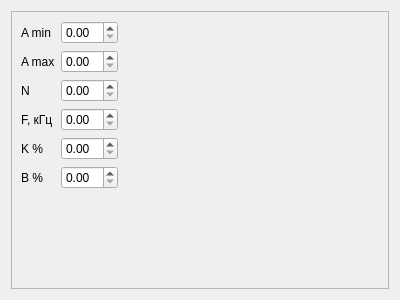
<?xml version="1.0" encoding="UTF-8"?>
<ui version="4.0">
 <class>Calibration_param</class>
 <widget class="QWidget" name="Calibration_param">
  <property name="geometry">
   <rect>
    <x>0</x>
    <y>0</y>
    <width>400</width>
    <height>300</height>
   </rect>
  </property>
  <property name="windowTitle">
   <string>Form</string>
  </property>
  <layout class="QVBoxLayout" name="verticalLayout">
   <item>
    <widget class="QFrame" name="frame">
     <property name="frameShape">
      <enum>QFrame::StyledPanel</enum>
     </property>
     <property name="frameShadow">
      <enum>QFrame::Raised</enum>
     </property>
     <layout class="QVBoxLayout" name="verticalLayout_2">
      <item>
       <layout class="QHBoxLayout" name="horizontalLayout">
        <item>
         <layout class="QGridLayout" name="gridLayout">
          <item row="3" column="0">
           <widget class="QLabel" name="label_4">
            <property name="sizePolicy">
             <sizepolicy hsizetype="Fixed" vsizetype="Preferred">
              <horstretch>0</horstretch>
              <verstretch>0</verstretch>
             </sizepolicy>
            </property>
            <property name="text">
             <string>F, кГц</string>
            </property>
           </widget>
          </item>
          <item row="2" column="0">
           <widget class="QLabel" name="label_3">
            <property name="sizePolicy">
             <sizepolicy hsizetype="Fixed" vsizetype="Preferred">
              <horstretch>0</horstretch>
              <verstretch>0</verstretch>
             </sizepolicy>
            </property>
            <property name="text">
             <string>N</string>
            </property>
           </widget>
          </item>
          <item row="2" column="1">
           <widget class="QDoubleSpinBox" name="doubleSpinBox_3"/>
          </item>
          <item row="3" column="1">
           <widget class="QDoubleSpinBox" name="doubleSpinBox_4"/>
          </item>
          <item row="0" column="0">
           <widget class="QLabel" name="label">
            <property name="sizePolicy">
             <sizepolicy hsizetype="Fixed" vsizetype="Preferred">
              <horstretch>0</horstretch>
              <verstretch>0</verstretch>
             </sizepolicy>
            </property>
            <property name="text">
             <string>A min</string>
            </property>
           </widget>
          </item>
          <item row="1" column="1">
           <widget class="QDoubleSpinBox" name="doubleSpinBox_2"/>
          </item>
          <item row="0" column="1">
           <widget class="QDoubleSpinBox" name="doubleSpinBox"/>
          </item>
          <item row="6" column="0">
           <widget class="QLabel" name="label_6">
            <property name="sizePolicy">
             <sizepolicy hsizetype="Fixed" vsizetype="Preferred">
              <horstretch>0</horstretch>
              <verstretch>0</verstretch>
             </sizepolicy>
            </property>
            <property name="text">
             <string>B %</string>
            </property>
           </widget>
          </item>
          <item row="4" column="0">
           <widget class="QLabel" name="label_5">
            <property name="sizePolicy">
             <sizepolicy hsizetype="Fixed" vsizetype="Preferred">
              <horstretch>0</horstretch>
              <verstretch>0</verstretch>
             </sizepolicy>
            </property>
            <property name="text">
             <string>K %</string>
            </property>
           </widget>
          </item>
          <item row="4" column="1">
           <widget class="QDoubleSpinBox" name="doubleSpinBox_5"/>
          </item>
          <item row="1" column="0">
           <widget class="QLabel" name="label_2">
            <property name="sizePolicy">
             <sizepolicy hsizetype="Fixed" vsizetype="Preferred">
              <horstretch>0</horstretch>
              <verstretch>0</verstretch>
             </sizepolicy>
            </property>
            <property name="text">
             <string>A max</string>
            </property>
           </widget>
          </item>
          <item row="6" column="1">
           <widget class="QDoubleSpinBox" name="doubleSpinBox_6"/>
          </item>
         </layout>
        </item>
        <item>
         <spacer name="horizontalSpacer">
          <property name="orientation">
           <enum>Qt::Horizontal</enum>
          </property>
          <property name="sizeHint" stdset="0">
           <size>
            <width>40</width>
            <height>20</height>
           </size>
          </property>
         </spacer>
        </item>
       </layout>
      </item>
      <item>
       <spacer name="verticalSpacer">
        <property name="orientation">
         <enum>Qt::Vertical</enum>
        </property>
        <property name="sizeHint" stdset="0">
         <size>
          <width>20</width>
          <height>40</height>
         </size>
        </property>
       </spacer>
      </item>
     </layout>
    </widget>
   </item>
  </layout>
 </widget>
 <tabstops>
  <tabstop>doubleSpinBox</tabstop>
  <tabstop>doubleSpinBox_2</tabstop>
  <tabstop>doubleSpinBox_3</tabstop>
  <tabstop>doubleSpinBox_4</tabstop>
  <tabstop>doubleSpinBox_5</tabstop>
  <tabstop>doubleSpinBox_6</tabstop>
 </tabstops>
 <resources/>
 <connections/>
</ui>
